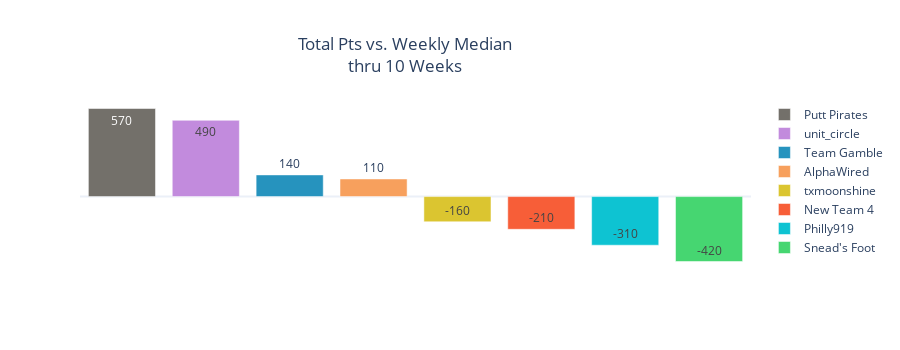

The notebook cell this image was saved under:
### Code cell
### SEASON TO DATE SCORE VS WEEKLY MEDIAN  ###

team_medians = pd.DataFrame(df.groupby('team',as_index=False)['median_delta'].sum()).sort_values(by='median_delta',ascending=False).reset_index(drop=True)

median_delta_bar = px.bar(team_medians,
                          text_auto='.2s',
                          color='team',
                          color_discrete_map=team_color,
                          title='Total Pts vs. Weekly Median<br>thru 10 Weeks',
                          template='plotly_white',
                          labels={'index':'', 'value':''},
                          height=350
                         )

median_delta_bar.update_layout(title_x=.5,legend=dict(title=None))

median_delta_bar.update_xaxes(showticklabels=False)
median_delta_bar.update_yaxes(showticklabels=False, showgrid=False)
median_delta_bar.update_layout(hoverlabel=dict(font_size=18,font_family="Rockwell"),title_x=.45)

median_delta_bar.show()

### Figure 1 — Plotly figure (JSON) as saved in the notebook; plotly's stock layout.template omitted (floating-point values rounded to 4 significant figures)
{"data": [{"alignmentgroup": "True", "hovertemplate": "team=Putt Pirates<br>=%{y}<extra></extra>", "legendgroup": "Putt Pirates", "marker": {"color": "rgb(115,112,106)", "pattern": {"shape": ""}}, "name": "Putt Pirates", "offsetgroup": "Putt Pirates", "orientation": "v", "showlegend": true, "textposition": "auto", "texttemplate": "%{y:.2s}", "type": "bar", "x": [0], "xaxis": "x", "y": [567.6], "yaxis": "y"}, {"alignmentgroup": "True", "hovertemplate": "team=unit_circle<br>=%{y}<extra></extra>", "legendgroup": "unit_circle", "marker": {"color": "rgb(194,139,221)", "pattern": {"shape": ""}}, "name": "unit_circle", "offsetgroup": "unit_circle", "orientation": "v", "showlegend": true, "textposition": "auto", "texttemplate": "%{y:.2s}", "type": "bar", "x": [1], "xaxis": "x", "y": [491.6], "yaxis": "y"}, {"alignmentgroup": "True", "hovertemplate": "team=Team Gamble<br>=%{y}<extra></extra>", "legendgroup": "Team Gamble", "marker": {"color": "rgb(38,147,190)", "pattern": {"shape": ""}}, "name": "Team Gamble", "offsetgroup": "Team Gamble", "orientation": "v", "showlegend": true, "textposition": "auto", "texttemplate": "%{y:.2s}", "type": "bar", "x": [2], "xaxis": "x", "y": [139.6], "yaxis": "y"}, {"alignmentgroup": "True", "hovertemplate": "team=AlphaWired<br>=%{y}<extra></extra>", "legendgroup": "AlphaWired", "marker": {"color": "rgb(247,160,93)", "pattern": {"shape": ""}}, "name": "AlphaWired", "offsetgroup": "AlphaWired", "orientation": "v", "showlegend": true, "textposition": "auto", "texttemplate": "%{y:.2s}", "type": "bar", "x": [3], "xaxis": "x", "y": [113.6], "yaxis": "y"}, {"alignmentgroup": "True", "hovertemplate": "team=txmoonshine<br>=%{y}<extra></extra>", "legendgroup": "txmoonshine", "marker": {"color": "rgb(219,197,48)", "pattern": {"shape": ""}}, "name": "txmoonshine", "offsetgroup": "txmoonshine", "orientation": "v", "showlegend": true, "textposition": "auto", "texttemplate": "%{y:.2s}", "type": "bar", "x": [4], "xaxis": "x", "y": [-162.4], "yaxis": "y"}, {"alignmentgroup": "True", "hovertemplate": "team=New Team 4<br>=%{y}<extra></extra>", "legendgroup": "New Team 4", "marker": {"color": "rgb(247,94,56)", "pattern": {"shape": ""}}, "name": "New Team 4", "offsetgroup": "New Team 4", "orientation": "v", "showlegend": true, "textposition": "auto", "texttemplate": "%{y:.2s}", "type": "bar", "x": [5], "xaxis": "x", "y": [-210.9], "yaxis": "y"}, {"alignmentgroup": "True", "hovertemplate": "team=Philly919<br>=%{y}<extra></extra>", "legendgroup": "Philly919", "marker": {"color": "rgb(14,195,210)", "pattern": {"shape": ""}}, "name": "Philly919", "offsetgroup": "Philly919", "orientation": "v", "showlegend": true, "textposition": "auto", "texttemplate": "%{y:.2s}", "type": "bar", "x": [6], "xaxis": "x", "y": [-313.4], "yaxis": "y"}, {"alignmentgroup": "True", "hovertemplate": "team=Snead's Foot<br>=%{y}<extra></extra>", "legendgroup": "Snead's Foot", "marker": {"color": "rgb(70,214,113)", "pattern": {"shape": ""}}, "name": "Snead's Foot", "offsetgroup": "Snead's Foot", "orientation": "v", "showlegend": true, "textposition": "auto", "texttemplate": "%{y:.2s}", "type": "bar", "x": [7], "xaxis": "x", "y": [-418.4], "yaxis": "y"}], "layout": {"barmode": "relative", "height": 350, "hoverlabel": {"font": {"family": "Rockwell", "size": 18}}, "legend": {"title": {}, "tracegroupgap": 0}, "title": {"text": "Total Pts vs. Weekly Median<br>thru 10 Weeks", "x": 0.45}, "xaxis": {"anchor": "y", "domain": [0, 1], "showticklabels": false, "title": {"text": ""}}, "yaxis": {"anchor": "x", "domain": [0, 1], "showgrid": false, "showticklabels": false, "title": {"text": ""}}}}
